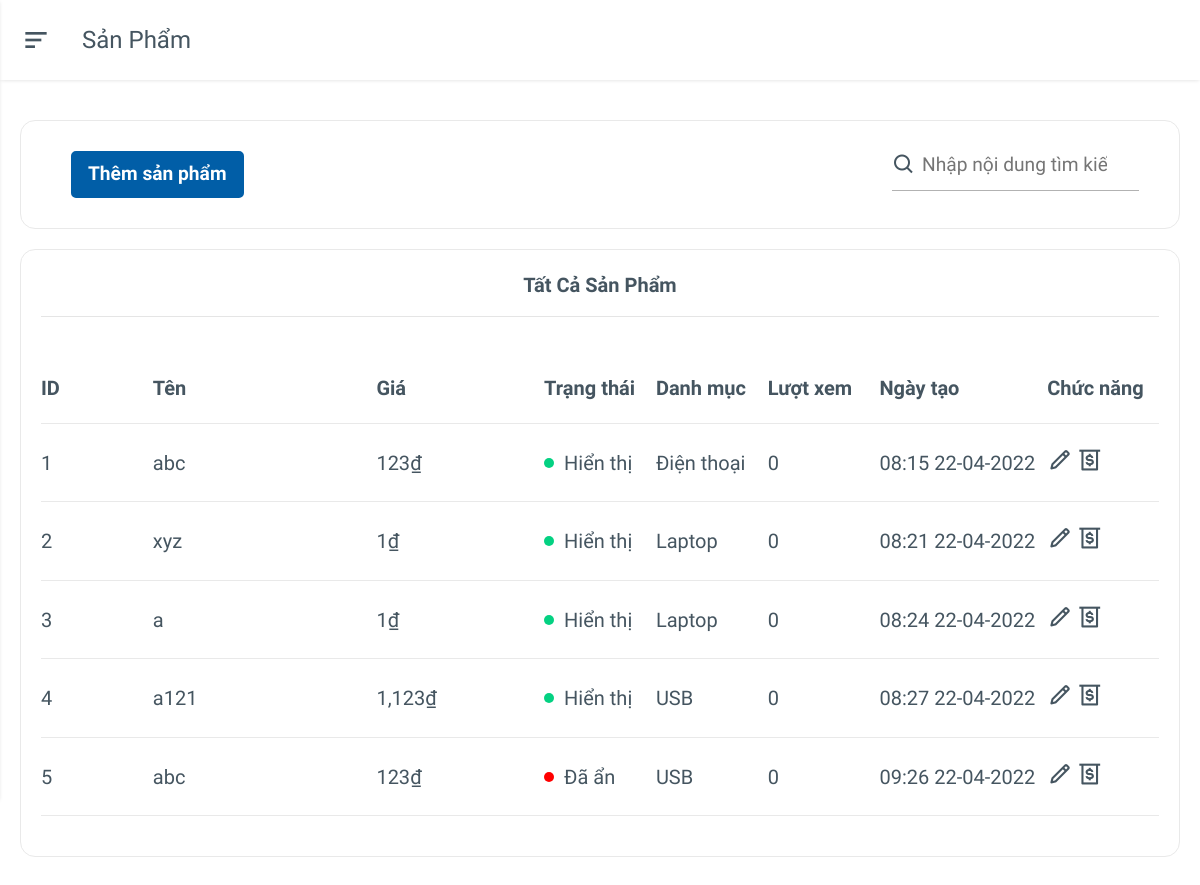
The page /home/product on the database as committed earlier.
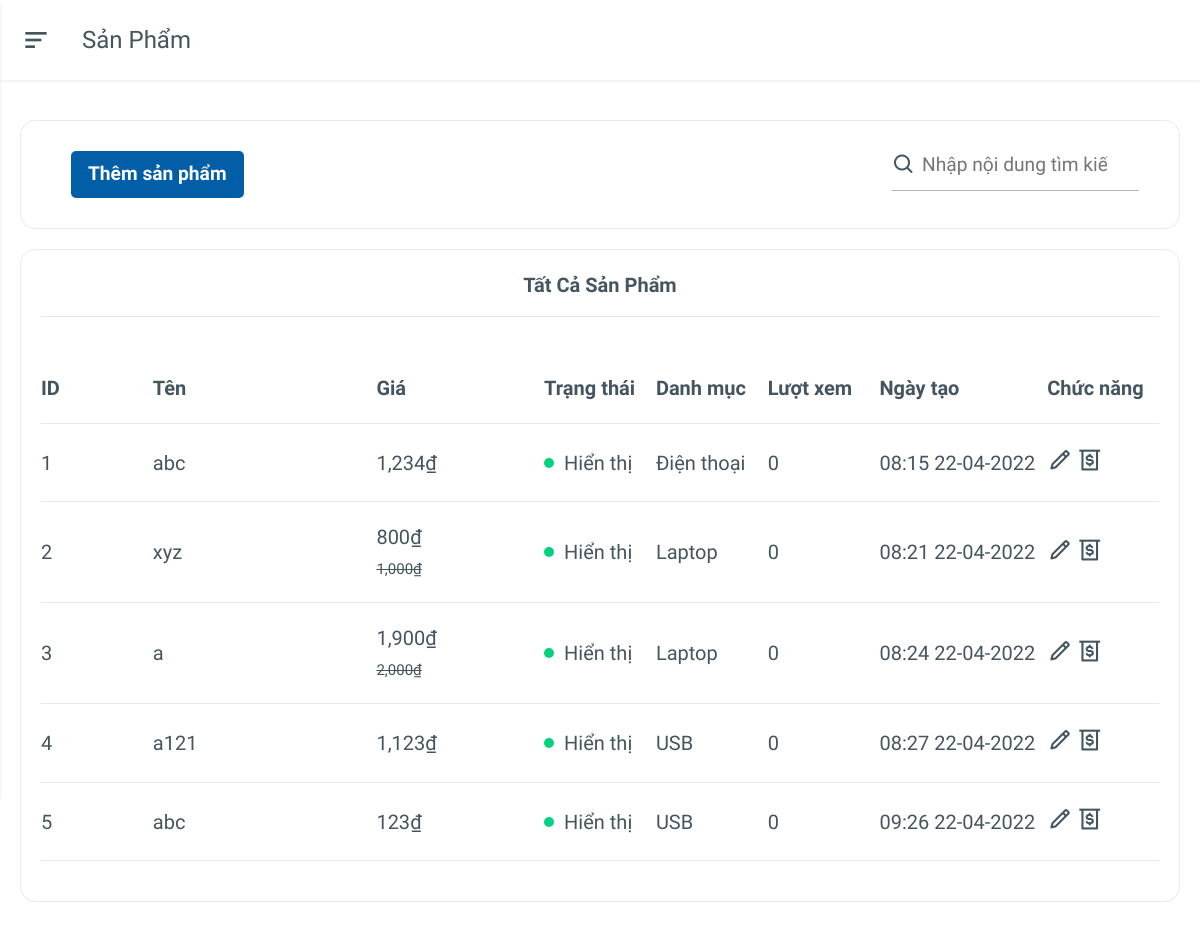
The same page on the database as committed later.
### web/models.py (models this page shows)
class Product(models.Model):
    pd_id = models.BigAutoField(primary_key=True)
    pd_name = models.CharField(max_length=250, null=True)
    pd_price = models.FloatField()
    pd_spec = models.TextField(null=True)
    pd_description = models.TextField(null=True)
    pd_status = models.CharField(default=0, max_length=5, null=True)
    pd_view = models.PositiveBigIntegerField(default=0)
    pd_date_created = models.DateTimeField(auto_now=False, auto_now_add=True)
    pd_quantity = models.PositiveSmallIntegerField(default=0)
    category = models.ForeignKey(Category, on_delete=models.CASCADE)

### web/views.py (the view, shortened to what this page needs)
# urls.py: path('home/product', views.product, name='product'),
def product(request):
    all_product = list(Product.objects.values('pd_id', 'pd_name', 'pd_price', 'pd_spec', 'pd_description', 'pd_status', 'pd_quantity',
                                              'category__category_name', 'productdiscount__pdd_discount', 'productdiscount__pdd_active', 'productdiscount__pdd_date_start', 'productdiscount__pdd_date_end', 'pd_view', 'pd_date_created'))
    all_category = Category.objects.all()
    return render(request, 'admin/product.html', {'products': all_product, 'categorys': all_category})

### templates/admin/product.html (shortened to what the changed rows need)
{% extends 'admin/base.html' %}
{% load static %}
{% load humanize %}
{% block content %}
<div class="main">
    <div class="main-content">
        <div class="row">
            <div class="col-12">
                <div class="box">
                    <div class="box-body overflow-scroll">
                        <table>
                            <thead>
                                <tr>
                                    <th width="10%">ID</th>
                                    <th width="20%">Tên</th>
                                    <th width="15%">Giá</th>
                                    <th width="10%">Trạng thái</th>
                                    <th width="10%">Danh mục</th>
                                    <th width="10%">Lượt xem</th>
                                    <th width="15%">Ngày tạo</th>
                                    <th width="10%">Chức năng</th>
                                </tr>
                            </thead>
                            <tbody>
                                {% for product in products %}
                                <tr>
                                    <td>{{ product.pd_id }}</td>
                                    <td>
                                        <span>{{ product.pd_name }}</span>
                                    </td>
                                    <td>
                                        {% now "F d ,Y, g:i a" as now %}
                                        {% if product.productdiscount__pdd_discount and product.productdiscount__pdd_active == 1 %}
                                            {% if not product.productdiscount__pdd_date_start and not product.productdiscount__pdd_date_end %}
                                                {{ product.productdiscount__pdd_discount | floatformat:0 | intcomma }}₫
                                                <br>
                                                <del style="font-size: 15px;">{{ product.pd_price | floatformat:0 | intcomma }}₫</del>
                                            {% elif product.productdiscount__pdd_date_start|date:'F d ,Y, g:i a' < now and now < product.productdiscount__pdd_date_end|date:'F d ,Y, g:i a' %}
                                                {{ product.productdiscount__pdd_discount | floatformat:0 | intcomma }}₫
                                                <br>
                                                <del style="font-size: 15px;">{{ product.pd_price | floatformat:0 | intcomma }}₫</del>
                                            {% else %}
                                                {{ product.pd_price | floatformat:0 | intcomma }}₫
                                            {% endif %}
                                        {% else %}
                                            {{ product.pd_price | floatformat:0 | intcomma }}₫
                                        {%endif%}
                                    </td>
                                    <td>
                                        {% if product.pd_status == '1' %}
                                        <div class="payment-status payment-paid">
                                            <div class="dot"></div>
                                            <span>Hiển thị</span>
                                        </div>
                                        {% else %}
                                        <div class="payment-status payment-pending">
                                            <div class="dot"></div>
                                            <span>Đã ẩn</span>
                                        </div>
                                        {% endif %}
                                    </td>
                                    <td>{{ product.category__category_name }}</td>
                                    <td>{{ product.pd_view }}</td>
                                    <td>{{ product.pd_date_created | date:'H:i d-m-Y' }}</td>
                                    <td>
                                        <div>
                                            <a class="product_update" style="font-size: 25px" id="{{ product.pd_id }}"
                                            data-toggle="modal" data-target="#ModalUpdateProduct" title="Chỉnh sửa">
                                            <i class='bx bx-pencil'></i></a>
                                            <a class="product_discount" style="font-size: 25px" id="{{ product.pd_id }}"
                                            data-toggle="modal" data-target="#ModalUpdatePriceProduct" title="Giảm giá">
                                            <i class='bx bx-money-withdraw'></i></a>
                                        </div>
                                    </td>
                                </tr>
                                {% endfor %}
                            </tbody>
                        </table>
                    </div>
                </div>
            </div>
        </div>
    </div>
</div>
{% endblock %}

Rows that differ between the two databases and show on the page:
changed Product id 1: pd_price "123" → "1,234"
changed Product "xyz": productdiscount__pdd_discount (not shown) → "800"; pd_price "1" → "1,000"
changed Product id 3: productdiscount__pdd_discount (not shown) → "1,900"; pd_price "1" → "2,000"
changed Product id 5: pd_status "Đã ẩn" → "Hiển thị"
